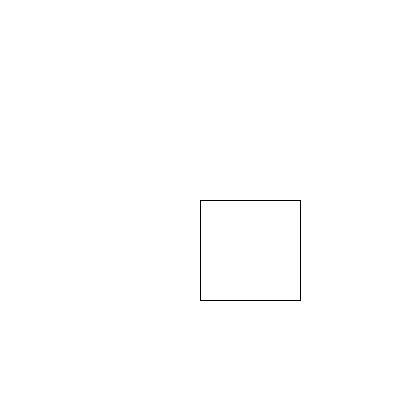
Frame 1 (no input)
Frame 60 (the mouse pressed at the canvas centre just before this capture): identical to frame 1, image omitted
Frame 120 (the mouse held since frame 60 and released just before this capture): identical to frame 1, image omitted

The Processing sketch that drew this single still picture (run headless with seeded random() and noise(); from frame 60 on, the mouse is pressed at the canvas centre):

// Processing sketch: Opdracht_12_1
// ── Opdracht_12_1.pde
Rechthoek mijnRechthoek;

void setup(){
size(400,400);
mijnRechthoek = new Rechthoek(200,200,100,100);
}

void draw(){
background(255);
mijnRechthoek.teken();
}

class Rechthoek{
float x;
float y;
float w;
float h;

Rechthoek(float startX, float startY, float startW, float startH){
x = startX;
y = startY;
w = startW;
h = startH;
  }
  void teken(){
  rect(x,y,w,h);
  }
}
